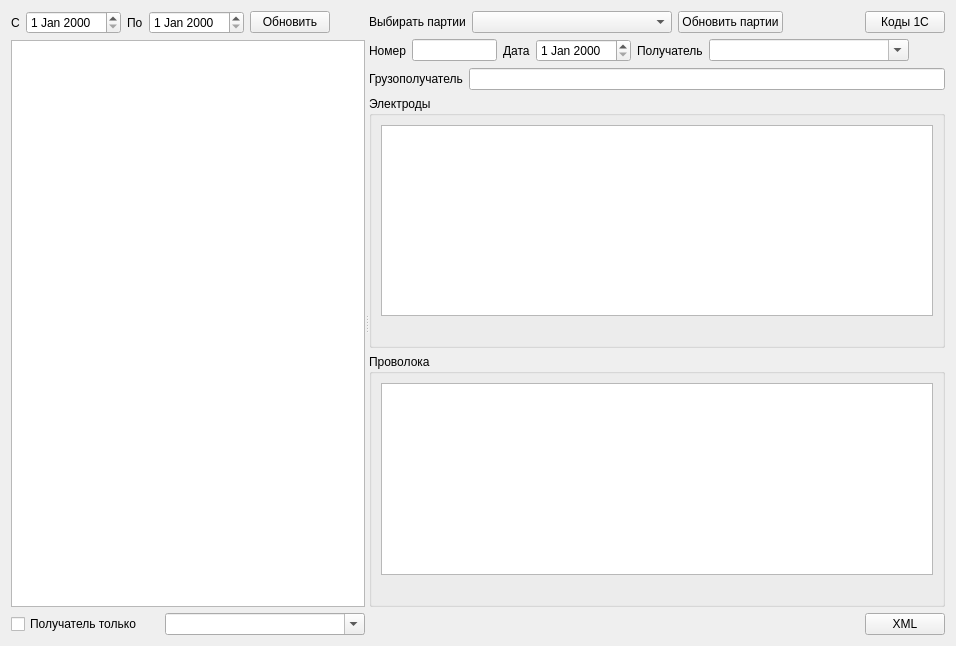
<?xml version="1.0" encoding="UTF-8"?>
<ui version="4.0">
 <class>FormShip</class>
 <widget class="QWidget" name="FormShip">
  <property name="geometry">
   <rect>
    <x>0</x>
    <y>0</y>
    <width>956</width>
    <height>646</height>
   </rect>
  </property>
  <property name="windowTitle">
   <string>Form</string>
  </property>
  <layout class="QVBoxLayout" name="verticalLayout_5">
   <item>
    <widget class="QSplitter" name="splitter">
     <property name="orientation">
      <enum>Qt::Horizontal</enum>
     </property>
     <widget class="QWidget" name="layoutWidget">
      <layout class="QVBoxLayout" name="verticalLayout">
       <item>
        <layout class="QHBoxLayout" name="horizontalLayout">
         <item>
          <widget class="QLabel" name="label">
           <property name="text">
            <string>С</string>
           </property>
          </widget>
         </item>
         <item>
          <widget class="DateEdit" name="dateEditBeg"/>
         </item>
         <item>
          <widget class="QLabel" name="label_2">
           <property name="text">
            <string>По</string>
           </property>
          </widget>
         </item>
         <item>
          <widget class="DateEdit" name="dateEditEnd"/>
         </item>
         <item>
          <widget class="QPushButton" name="cmdUpdShip">
           <property name="text">
            <string>Обновить</string>
           </property>
          </widget>
         </item>
         <item>
          <spacer name="horizontalSpacer">
           <property name="orientation">
            <enum>Qt::Horizontal</enum>
           </property>
           <property name="sizeHint" stdset="0">
            <size>
             <width>40</width>
             <height>20</height>
            </size>
           </property>
          </spacer>
         </item>
        </layout>
       </item>
       <item>
        <widget class="DbViewer" name="tableViewShip">
         <property name="editTriggers">
          <set>QAbstractItemView::NoEditTriggers</set>
         </property>
         <property name="selectionMode">
          <enum>QAbstractItemView::SingleSelection</enum>
         </property>
         <property name="selectionBehavior">
          <enum>QAbstractItemView::SelectRows</enum>
         </property>
        </widget>
       </item>
       <item>
        <layout class="QHBoxLayout" name="horizontalLayout_2">
         <item>
          <widget class="QCheckBox" name="checkBoxOnly">
           <property name="text">
            <string>Получатель только</string>
           </property>
          </widget>
         </item>
         <item>
          <widget class="QComboBox" name="comboBoxOnly">
           <property name="enabled">
            <bool>true</bool>
           </property>
           <property name="minimumSize">
            <size>
             <width>200</width>
             <height>0</height>
            </size>
           </property>
           <property name="editable">
            <bool>true</bool>
           </property>
          </widget>
         </item>
        </layout>
       </item>
      </layout>
     </widget>
     <widget class="QWidget" name="layoutWidget_2">
      <layout class="QVBoxLayout" name="verticalLayout_4">
       <item>
        <layout class="QHBoxLayout" name="horizontalLayout_4">
         <item>
          <widget class="QLabel" name="label_6">
           <property name="text">
            <string>Выбирать партии</string>
           </property>
          </widget>
         </item>
         <item>
          <widget class="QComboBox" name="comboBoxPart">
           <property name="minimumSize">
            <size>
             <width>200</width>
             <height>0</height>
            </size>
           </property>
          </widget>
         </item>
         <item>
          <widget class="QPushButton" name="cmdUpdPart">
           <property name="text">
            <string>Обновить партии</string>
           </property>
          </widget>
         </item>
         <item>
          <spacer name="horizontalSpacer_2">
           <property name="orientation">
            <enum>Qt::Horizontal</enum>
           </property>
           <property name="sizeHint" stdset="0">
            <size>
             <width>40</width>
             <height>20</height>
            </size>
           </property>
          </spacer>
         </item>
         <item>
          <widget class="QPushButton" name="cmd1c">
           <property name="text">
            <string>Коды 1С</string>
           </property>
          </widget>
         </item>
        </layout>
       </item>
       <item>
        <layout class="QHBoxLayout" name="horizontalLayout_3">
         <item>
          <widget class="QLabel" name="label_3">
           <property name="text">
            <string>Номер</string>
           </property>
          </widget>
         </item>
         <item>
          <widget class="QLineEdit" name="lineEditNum">
           <property name="maximumSize">
            <size>
             <width>90</width>
             <height>16777215</height>
            </size>
           </property>
          </widget>
         </item>
         <item>
          <widget class="QLabel" name="label_4">
           <property name="text">
            <string>Дата</string>
           </property>
          </widget>
         </item>
         <item>
          <widget class="DateEdit" name="dateEdit"/>
         </item>
         <item>
          <widget class="QLabel" name="label_5">
           <property name="text">
            <string>Получатель</string>
           </property>
          </widget>
         </item>
         <item>
          <widget class="QComboBox" name="comboBoxPol">
           <property name="minimumSize">
            <size>
             <width>200</width>
             <height>0</height>
            </size>
           </property>
           <property name="editable">
            <bool>true</bool>
           </property>
          </widget>
         </item>
         <item>
          <spacer name="horizontalSpacer_3">
           <property name="orientation">
            <enum>Qt::Horizontal</enum>
           </property>
           <property name="sizeHint" stdset="0">
            <size>
             <width>40</width>
             <height>20</height>
            </size>
           </property>
          </spacer>
         </item>
        </layout>
       </item>
       <item>
        <layout class="QHBoxLayout" name="horizontalLayout_5">
         <item>
          <widget class="QLabel" name="label_7">
           <property name="text">
            <string>Грузополучатель</string>
           </property>
          </widget>
         </item>
         <item>
          <widget class="QLineEdit" name="lineEditPol">
           <property name="readOnly">
            <bool>true</bool>
           </property>
          </widget>
         </item>
        </layout>
       </item>
       <item>
        <widget class="QGroupBox" name="groupBoxEl">
         <property name="title">
          <string>Электроды</string>
         </property>
         <layout class="QVBoxLayout" name="verticalLayout_2">
          <item>
           <widget class="DbViewer" name="tableViewEl"/>
          </item>
          <item>
           <widget class="QLabel" name="labelEl">
            <property name="text">
             <string/>
            </property>
           </widget>
          </item>
         </layout>
        </widget>
       </item>
       <item>
        <widget class="QGroupBox" name="groupBoxWire">
         <property name="title">
          <string>Проволока</string>
         </property>
         <layout class="QVBoxLayout" name="verticalLayout_3">
          <item>
           <widget class="DbViewer" name="tableViewWire"/>
          </item>
          <item>
           <widget class="QLabel" name="labelWire">
            <property name="text">
             <string/>
            </property>
           </widget>
          </item>
         </layout>
        </widget>
       </item>
       <item>
        <layout class="QHBoxLayout" name="horizontalLayoutPush">
         <item>
          <spacer name="horizontalSpacer_4">
           <property name="orientation">
            <enum>Qt::Horizontal</enum>
           </property>
           <property name="sizeHint" stdset="0">
            <size>
             <width>40</width>
             <height>20</height>
            </size>
           </property>
          </spacer>
         </item>
         <item>
          <widget class="QPushButton" name="cmdXml">
           <property name="text">
            <string>XML</string>
           </property>
          </widget>
         </item>
        </layout>
       </item>
      </layout>
     </widget>
    </widget>
   </item>
  </layout>
 </widget>
 <customwidgets>
  <customwidget>
   <class>DbViewer</class>
   <extends>QTableView</extends>
   <header>db/dbviewer.h</header>
  </customwidget>
  <customwidget>
   <class>DateEdit</class>
   <extends>QDateEdit</extends>
   <header>db/dbviewer.h</header>
  </customwidget>
 </customwidgets>
 <resources/>
 <connections/>
</ui>
